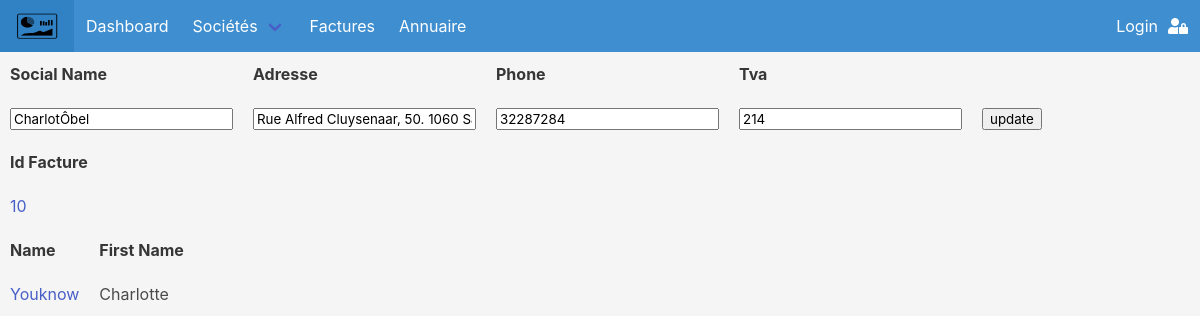
The page /?page=detailsociete&societe=3 on the database as committed earlier.
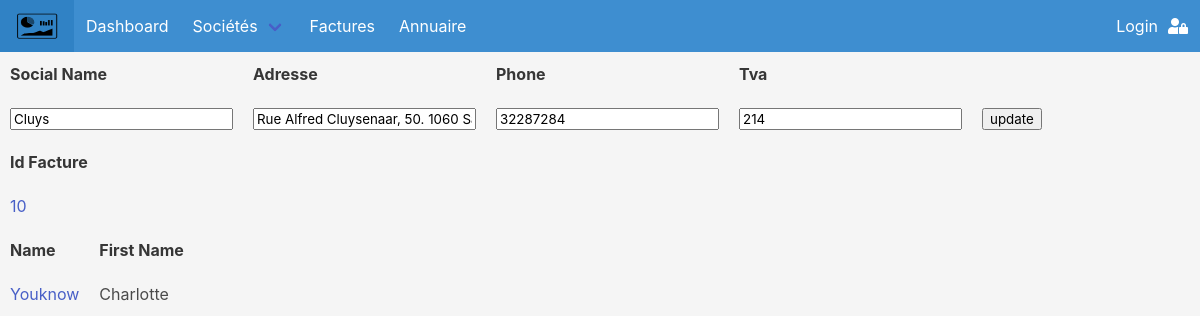
The same page on the database as committed later.
### tables this page shows
CREATE TABLE `societe` (
  `idsociete` int(11) NOT NULL,
  `socialname` varchar(45) NOT NULL,
  `adresse` varchar(45) NOT NULL,
  `country` varchar(45) NOT NULL,
  `tvanumber` int(3) NOT NULL,
  `telephonesociete` int(20) NOT NULL
);

### controllers/detailsociete.control.php (called while the page is built)
<?php
  require "controllers/partials/partial.control.php";
  require "models/detailsociete.model.php";
  require "views/detailsociete.view.php";
 ?>

### models/detailsociete.model.php (called while the page is built, shortened)
<?php
  $displayDetailsSocieties = $dbh->prepare('SELECT * FROM societe WHERE societe.idsociete = :id');
  $displayDetailsSocieties2 = $dbh->prepare('SELECT * FROM personnes WHERE personnes.idsociete = :id');
  $displayDetailsSocieties3 = $dbh->prepare('SELECT * FROM factures WHERE factures.idsociete = :id');
  $displayDetailsSocieties->bindParam(':id', $id);
  $displayDetailsSocieties2->bindParam(':id', $id);
  $displayDetailsSocieties3->bindParam(':id', $id);
  $displayDetailsSocieties->execute();
  $displayDetailsSocieties2->execute();
  $displayDetailsSocieties3->execute();
 ?>

### views/detailsociete.view.php (the view)
  <form action="" method="post">
    <table>
      <thead>
        <th>social name</th>
        <th>adresse</th>
        <th>phone</th>
        <th>tva</th>
      </thead>
      <tbody>
        <?php while ($donneesixth = $displayDetailsSocieties->fetch()) { ?>
          <tr>
            <td>
              <input type="text" name="socialname" value="<?php echo $donneesixth['socialname'] ?>">
            </td>
            <td>
             <input type="text" name="adresse" value="<?php echo $donneesixth['adresse'] ?>">
            </td>
            <td>
              <input type="number" name="telephonesociete" value="<?php echo $donneesixth['telephonesociete'] ?>">
            </td>
            <td>
             <input type="number" name="tvanumber" value="<?php echo $donneesixth['tvanumber'] ?>">
            </td>
            <td><input type="submit" name="update" value="update"></td>
          </tr>
        <?php } ?>
      </tbody>
    </table>
    <table>
      <thead>
        <th>id facture</th>
      </thead>
      <tbody>
        <?php while ($donneesixth2 = $displayDetailsSocieties3->fetch()) { ?>
          <tr>
            <td> <a href="?page=detailfacture&factures=<?php echo $donneesixth2['idfactures'] ?>"><?php echo $donneesixth2['idfactures']?></a></td>
          </tr>
        <?php } ?>
      </tbody>
    </table>
    <table>
      <thead>
        <th>name</th>
        <th>first name</th>
      </thead>
      <tbody>
        <?php while ($donneesixth3 = $displayDetailsSocieties2->fetch()) { ?>
          <tr>
            <td><a href="?page=detailcontact&annuaire=<?php echo $donneesixth3['idpersonnes'] ?>"><?php echo $donneesixth3['name']?></a></td>
            <td><?php echo $donneesixth3['firstname']?></td>
          </tr>
        <?php } ?>
      </tbody>
    </table>
   </form>
  </body>
</html>

Rows that differ between the two databases and show on the page:
changed societe "Rue Alfred Cluysenaar, 50. 1060 Saint-Gilles": socialname "CharlotÔbel" → "Cluys"
